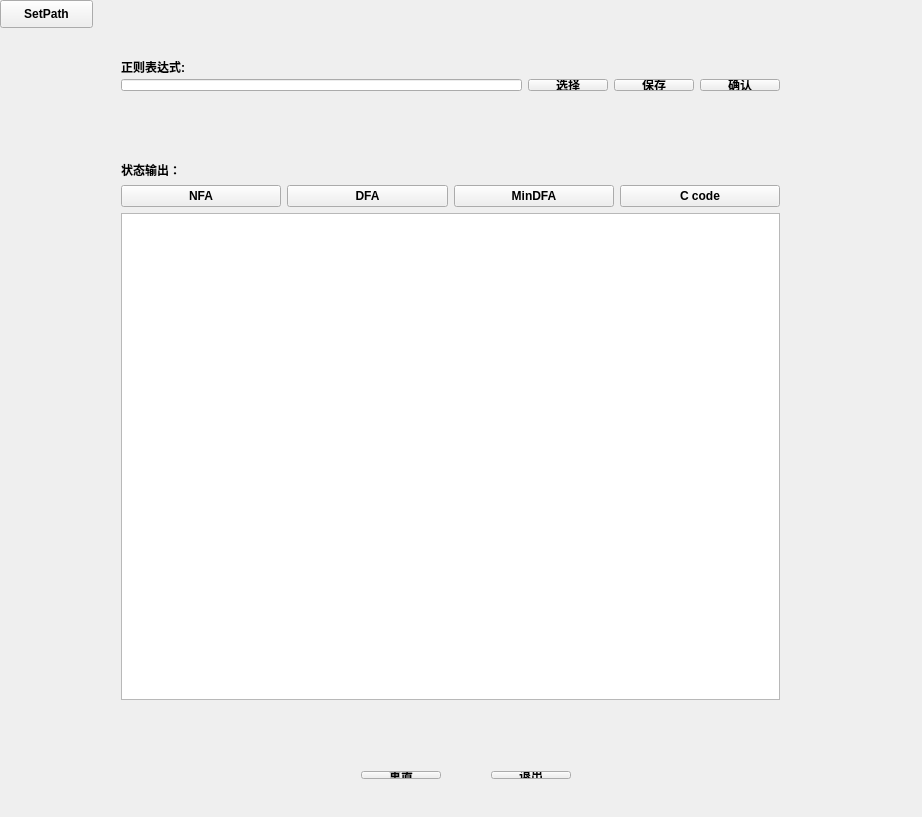
<?xml version="1.0" encoding="UTF-8"?>
<ui version="4.0">
 <class>myWidget</class>
 <widget class="QWidget" name="myWidget">
  <property name="enabled">
   <bool>true</bool>
  </property>
  <property name="geometry">
   <rect>
    <x>0</x>
    <y>0</y>
    <width>922</width>
    <height>817</height>
   </rect>
  </property>
  <property name="maximumSize">
   <size>
    <width>16777215</width>
    <height>1677</height>
   </size>
  </property>
  <property name="windowTitle">
   <string>myWidget</string>
  </property>
  <widget class="QWidget" name="layoutWidget">
   <property name="geometry">
    <rect>
     <x>110</x>
     <y>50</y>
     <width>681</width>
     <height>52</height>
    </rect>
   </property>
   <layout class="QGridLayout" name="gridLayout_2">
    <item row="1" column="3">
     <widget class="QPushButton" name="save_Button">
      <property name="font">
       <font>
        <weight>75</weight>
        <bold>true</bold>
       </font>
      </property>
      <property name="text">
       <string>保存</string>
      </property>
     </widget>
    </item>
    <item row="1" column="1">
     <widget class="QLineEdit" name="regxText"/>
    </item>
    <item row="0" column="1">
     <widget class="QLabel" name="re">
      <property name="font">
       <font>
        <pointsize>9</pointsize>
        <weight>75</weight>
        <bold>true</bold>
       </font>
      </property>
      <property name="text">
       <string>正则表达式:</string>
      </property>
     </widget>
    </item>
    <item row="1" column="4">
     <widget class="QPushButton" name="determine_Button">
      <property name="font">
       <font>
        <weight>75</weight>
        <bold>true</bold>
       </font>
      </property>
      <property name="text">
       <string>确认</string>
      </property>
     </widget>
    </item>
    <item row="1" column="2">
     <widget class="QPushButton" name="chiose_Button">
      <property name="font">
       <font>
        <weight>75</weight>
        <bold>true</bold>
       </font>
      </property>
      <property name="text">
       <string>选择</string>
      </property>
     </widget>
    </item>
   </layout>
  </widget>
  <widget class="QWidget" name="layoutWidget">
   <property name="geometry">
    <rect>
     <x>350</x>
     <y>760</y>
     <width>232</width>
     <height>30</height>
    </rect>
   </property>
   <layout class="QHBoxLayout" name="horizontalLayout">
    <item>
     <widget class="QPushButton" name="reset_Button">
      <property name="font">
       <font>
        <weight>75</weight>
        <bold>true</bold>
       </font>
      </property>
      <property name="text">
       <string>重置</string>
      </property>
     </widget>
    </item>
    <item>
     <widget class="QLabel" name="null_2">
      <property name="text">
       <string/>
      </property>
     </widget>
    </item>
    <item>
     <widget class="QPushButton" name="quit">
      <property name="font">
       <font>
        <weight>75</weight>
        <bold>true</bold>
       </font>
      </property>
      <property name="text">
       <string>退出</string>
      </property>
     </widget>
    </item>
   </layout>
  </widget>
  <widget class="QWidget" name="layoutWidget">
   <property name="geometry">
    <rect>
     <x>110</x>
     <y>150</y>
     <width>681</width>
     <height>561</height>
    </rect>
   </property>
   <layout class="QVBoxLayout" name="verticalLayout">
    <item>
     <layout class="QGridLayout" name="gridLayout">
      <item row="0" column="1">
       <widget class="QLabel" name="output_1">
        <property name="font">
         <font>
          <pointsize>9</pointsize>
          <weight>75</weight>
          <bold>true</bold>
         </font>
        </property>
        <property name="text">
         <string>状态输出：</string>
        </property>
       </widget>
      </item>
      <item row="1" column="3">
       <widget class="QPushButton" name="MIN_DFA_Button">
        <property name="font">
         <font>
          <weight>75</weight>
          <bold>true</bold>
         </font>
        </property>
        <property name="text">
         <string>MinDFA</string>
        </property>
       </widget>
      </item>
      <item row="1" column="1">
       <widget class="QPushButton" name="NFA_Button">
        <property name="font">
         <font>
          <weight>75</weight>
          <bold>true</bold>
         </font>
        </property>
        <property name="text">
         <string>NFA</string>
        </property>
       </widget>
      </item>
      <item row="1" column="2">
       <widget class="QPushButton" name="DFA_Button">
        <property name="font">
         <font>
          <weight>75</weight>
          <bold>true</bold>
         </font>
        </property>
        <property name="text">
         <string>DFA</string>
        </property>
       </widget>
      </item>
      <item row="1" column="4">
       <widget class="QPushButton" name="pushButton">
        <property name="font">
         <font>
          <weight>75</weight>
          <bold>true</bold>
         </font>
        </property>
        <property name="text">
         <string>C code</string>
        </property>
       </widget>
      </item>
     </layout>
    </item>
    <item>
     <widget class="QTextBrowser" name="textBrowser"/>
    </item>
   </layout>
  </widget>
  <widget class="QPushButton" name="path_Button">
   <property name="geometry">
    <rect>
     <x>0</x>
     <y>0</y>
     <width>93</width>
     <height>28</height>
    </rect>
   </property>
   <property name="font">
    <font>
     <weight>75</weight>
     <bold>true</bold>
    </font>
   </property>
   <property name="text">
    <string>SetPath</string>
   </property>
  </widget>
  <zorder>layoutWidget</zorder>
  <zorder>layoutWidget</zorder>
  <zorder>layoutWidget</zorder>
  <zorder>path_Button</zorder>
  <zorder>chiose_Button</zorder>
  <zorder>save_Button</zorder>
  <zorder>determine_Button</zorder>
 </widget>
 <layoutdefault spacing="6" margin="11"/>
 <resources/>
 <connections/>
</ui>
